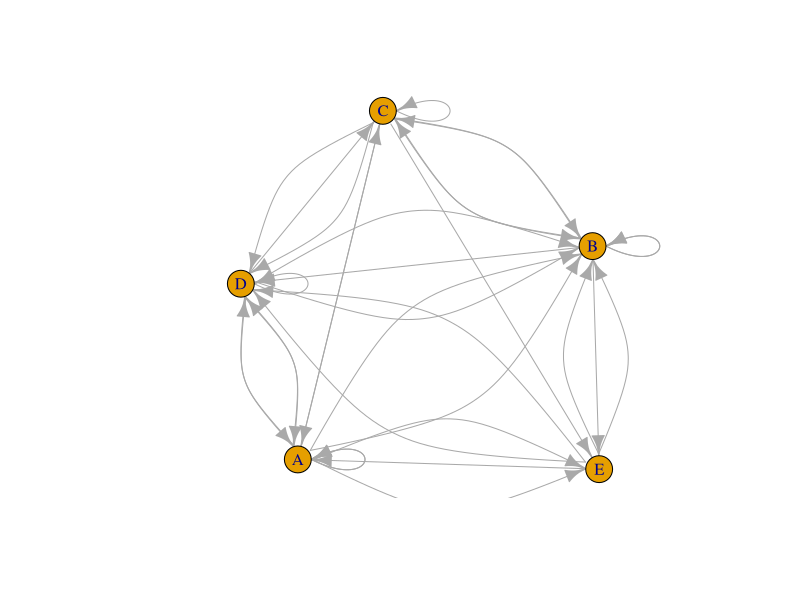
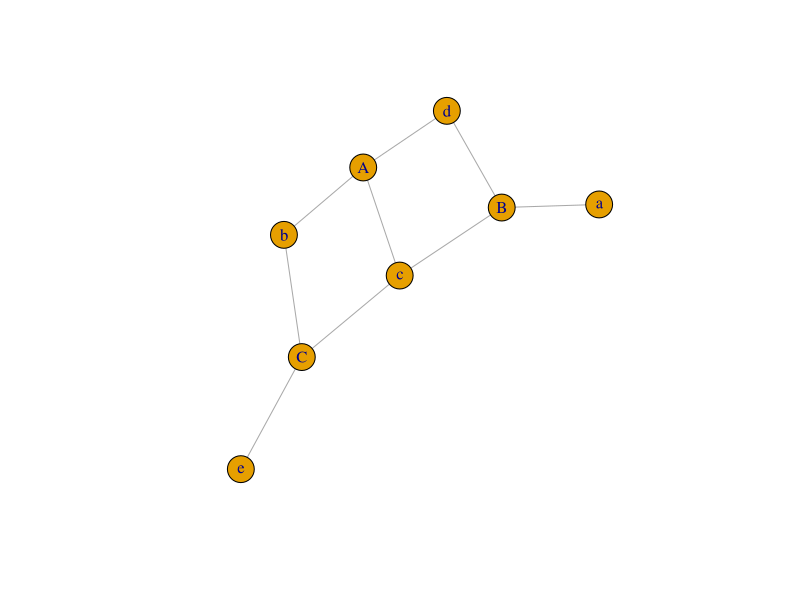

The R script that drew these images, in order:
#library
library(igraph)

# Create data
set.seed(10)
data <- matrix(sample(0:2, 25, replace=TRUE), nrow=5)
colnames(data) = rownames(data) = LETTERS[1:5]
data
# build the graph object
network <- graph_from_adjacency_matrix(data)

# plot it
plot(network)

# data
set.seed(1)
data <- matrix(sample(0:2, 15, replace=TRUE), nrow=3)
colnames(data) <- letters[1:5]
rownames(data) <- LETTERS[1:3]
data
# create the network object
network <- graph_from_incidence_matrix(data)

# plot it
plot(network)

